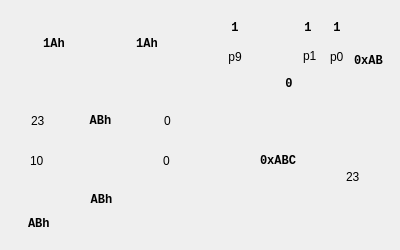
<?xml version="1.0" encoding="UTF-8"?>
<ui version="4.0">
 <class>CMooreTwoStateSelect</class>
 <widget class="QWidget" name="CMooreTwoStateSelect">
  <property name="geometry">
   <rect>
    <x>0</x>
    <y>0</y>
    <width>400</width>
    <height>250</height>
   </rect>
  </property>
  <property name="sizePolicy">
   <sizepolicy hsizetype="Fixed" vsizetype="Fixed">
    <horstretch>0</horstretch>
    <verstretch>0</verstretch>
   </sizepolicy>
  </property>
  <property name="minimumSize">
   <size>
    <width>400</width>
    <height>0</height>
   </size>
  </property>
  <property name="maximumSize">
   <size>
    <width>400</width>
    <height>250</height>
   </size>
  </property>
  <property name="windowTitle">
   <string notr="true">Form</string>
  </property>
  <widget class="QWidget" name="widget" native="true">
   <property name="geometry">
    <rect>
     <x>0</x>
     <y>0</y>
     <width>400</width>
     <height>250</height>
    </rect>
   </property>
   <property name="styleSheet">
    <string notr="true">border-image: url(:/common/moore1.png);
</string>
   </property>
   <widget class="QLabel" name="mRgMsbNoHint">
    <property name="geometry">
     <rect>
      <x>30</x>
      <y>156</y>
      <width>30</width>
      <height>10</height>
     </rect>
    </property>
    <property name="styleSheet">
     <string notr="true">border-image:none;</string>
    </property>
    <property name="text">
     <string notr="true">10</string>
    </property>
   </widget>
   <widget class="QLabel" name="mLabelHint_1">
    <property name="geometry">
     <rect>
      <x>163</x>
      <y>156</y>
      <width>46</width>
      <height>10</height>
     </rect>
    </property>
    <property name="styleSheet">
     <string notr="true">border-image:none;</string>
    </property>
    <property name="text">
     <string notr="true">0</string>
    </property>
   </widget>
   <widget class="QLabel" name="mLabelHint_2">
    <property name="geometry">
     <rect>
      <x>164</x>
      <y>116</y>
      <width>20</width>
      <height>10</height>
     </rect>
    </property>
    <property name="styleSheet">
     <string notr="true">border-image:none;</string>
    </property>
    <property name="text">
     <string notr="true">0</string>
    </property>
   </widget>
   <widget class="QLabel" name="mMs2MsbHint">
    <property name="geometry">
     <rect>
      <x>31</x>
      <y>116</y>
      <width>46</width>
      <height>10</height>
     </rect>
    </property>
    <property name="styleSheet">
     <string notr="true">border-image:none;</string>
    </property>
    <property name="text">
     <string notr="true">23</string>
    </property>
   </widget>
   <widget class="QLabel" name="mLabelHint_4">
    <property name="geometry">
     <rect>
      <x>330</x>
      <y>47</y>
      <width>21</width>
      <height>20</height>
     </rect>
    </property>
    <property name="styleSheet">
     <string notr="true">border-image:none;</string>
    </property>
    <property name="text">
     <string notr="true">p0</string>
    </property>
   </widget>
   <widget class="QLabel" name="mLabelHint_5">
    <property name="geometry">
     <rect>
      <x>303</x>
      <y>46</y>
      <width>31</width>
      <height>20</height>
     </rect>
    </property>
    <property name="styleSheet">
     <string notr="true">border-image:none;</string>
    </property>
    <property name="text">
     <string notr="true">p1</string>
    </property>
   </widget>
   <widget class="QLabel" name="mMs1MsbHint">
    <property name="geometry">
     <rect>
      <x>220</x>
      <y>47</y>
      <width>30</width>
      <height>20</height>
     </rect>
    </property>
    <property name="styleSheet">
     <string notr="true">border-image:none;</string>
    </property>
    <property name="text">
     <string notr="true">p9</string>
    </property>
    <property name="alignment">
     <set>Qt::AlignCenter</set>
    </property>
   </widget>
   <widget class="QLabel" name="mYDimHint">
    <property name="geometry">
     <rect>
      <x>346</x>
      <y>172</y>
      <width>46</width>
      <height>10</height>
     </rect>
    </property>
    <property name="styleSheet">
     <string notr="true">border-image:none;</string>
    </property>
    <property name="text">
     <string notr="true">23</string>
    </property>
   </widget>
   <widget class="QLabel" name="mRgVal">
    <property name="geometry">
     <rect>
      <x>56</x>
      <y>190</y>
      <width>91</width>
      <height>20</height>
     </rect>
    </property>
    <property name="font">
     <font>
      <family>Courier New</family>
      <pointsize>9</pointsize>
      <weight>75</weight>
      <bold>true</bold>
     </font>
    </property>
    <property name="styleSheet">
     <string notr="true">border-image:none;</string>
    </property>
    <property name="text">
     <string notr="true">ABh</string>
    </property>
    <property name="alignment">
     <set>Qt::AlignCenter</set>
    </property>
   </widget>
   <widget class="QLabel" name="mYVal">
    <property name="geometry">
     <rect>
      <x>260</x>
      <y>151</y>
      <width>81</width>
      <height>20</height>
     </rect>
    </property>
    <property name="font">
     <font>
      <family>Courier New</family>
      <pointsize>9</pointsize>
      <weight>75</weight>
      <bold>true</bold>
     </font>
    </property>
    <property name="styleSheet">
     <string notr="true">border-image:none;</string>
    </property>
    <property name="text">
     <string notr="true">0xABC</string>
    </property>
   </widget>
   <widget class="QLabel" name="mMs1Val">
    <property name="geometry">
     <rect>
      <x>269</x>
      <y>74</y>
      <width>40</width>
      <height>20</height>
     </rect>
    </property>
    <property name="font">
     <font>
      <family>Courier New</family>
      <pointsize>9</pointsize>
      <weight>75</weight>
      <bold>true</bold>
     </font>
    </property>
    <property name="styleSheet">
     <string notr="true">border-image:none;</string>
    </property>
    <property name="text">
     <string notr="true">0</string>
    </property>
    <property name="alignment">
     <set>Qt::AlignCenter</set>
    </property>
   </widget>
   <widget class="QLabel" name="mMs2SVal">
    <property name="geometry">
     <rect>
      <x>70</x>
      <y>111</y>
      <width>61</width>
      <height>20</height>
     </rect>
    </property>
    <property name="font">
     <font>
      <family>Courier New</family>
      <pointsize>9</pointsize>
      <weight>75</weight>
      <bold>true</bold>
     </font>
    </property>
    <property name="styleSheet">
     <string notr="true">border-image:none;</string>
    </property>
    <property name="text">
     <string notr="true">ABh</string>
    </property>
    <property name="alignment">
     <set>Qt::AlignCenter</set>
    </property>
   </widget>
   <widget class="QLabel" name="mMS1P0Val">
    <property name="geometry">
     <rect>
      <x>322</x>
      <y>20</y>
      <width>30</width>
      <height>16</height>
     </rect>
    </property>
    <property name="font">
     <font>
      <family>Courier New</family>
      <pointsize>9</pointsize>
      <weight>75</weight>
      <bold>true</bold>
     </font>
    </property>
    <property name="whatsThis">
     <string/>
    </property>
    <property name="styleSheet">
     <string notr="true">border-image:none;</string>
    </property>
    <property name="text">
     <string notr="true">1</string>
    </property>
    <property name="alignment">
     <set>Qt::AlignCenter</set>
    </property>
   </widget>
   <widget class="QLabel" name="mMS1P1Val">
    <property name="geometry">
     <rect>
      <x>293</x>
      <y>20</y>
      <width>30</width>
      <height>16</height>
     </rect>
    </property>
    <property name="font">
     <font>
      <family>Courier New</family>
      <pointsize>9</pointsize>
      <weight>75</weight>
      <bold>true</bold>
     </font>
    </property>
    <property name="whatsThis">
     <string/>
    </property>
    <property name="styleSheet">
     <string notr="true">border-image:none;</string>
    </property>
    <property name="text">
     <string notr="true">1</string>
    </property>
    <property name="alignment">
     <set>Qt::AlignCenter</set>
    </property>
   </widget>
   <widget class="QLabel" name="mMS1PnVal">
    <property name="geometry">
     <rect>
      <x>220</x>
      <y>20</y>
      <width>30</width>
      <height>16</height>
     </rect>
    </property>
    <property name="font">
     <font>
      <family>Courier New</family>
      <pointsize>9</pointsize>
      <weight>75</weight>
      <bold>true</bold>
     </font>
    </property>
    <property name="whatsThis">
     <string/>
    </property>
    <property name="styleSheet">
     <string notr="true">border-image:none;</string>
    </property>
    <property name="text">
     <string notr="true">1</string>
    </property>
    <property name="alignment">
     <set>Qt::AlignCenter</set>
    </property>
   </widget>
   <widget class="QLabel" name="mMS2S1Val">
    <property name="geometry">
     <rect>
      <x>127</x>
      <y>36</y>
      <width>40</width>
      <height>16</height>
     </rect>
    </property>
    <property name="font">
     <font>
      <family>Courier New</family>
      <pointsize>9</pointsize>
      <weight>75</weight>
      <bold>true</bold>
     </font>
    </property>
    <property name="styleSheet">
     <string notr="true">border-image:none;</string>
    </property>
    <property name="text">
     <string notr="true">1Ah</string>
    </property>
    <property name="alignment">
     <set>Qt::AlignCenter</set>
    </property>
   </widget>
   <widget class="QLabel" name="mMS2S0Val">
    <property name="geometry">
     <rect>
      <x>34</x>
      <y>36</y>
      <width>40</width>
      <height>16</height>
     </rect>
    </property>
    <property name="font">
     <font>
      <family>Courier New</family>
      <pointsize>9</pointsize>
      <weight>75</weight>
      <bold>true</bold>
     </font>
    </property>
    <property name="styleSheet">
     <string notr="true">border-image:none;</string>
    </property>
    <property name="text">
     <string notr="true">1Ah</string>
    </property>
    <property name="alignment">
     <set>Qt::AlignCenter</set>
    </property>
   </widget>
   <widget class="QLabel" name="mSVal">
    <property name="geometry">
     <rect>
      <x>28</x>
      <y>214</y>
      <width>51</width>
      <height>20</height>
     </rect>
    </property>
    <property name="font">
     <font>
      <family>Courier New</family>
      <pointsize>9</pointsize>
      <weight>75</weight>
      <bold>true</bold>
     </font>
    </property>
    <property name="styleSheet">
     <string notr="true">border-image:none;</string>
    </property>
    <property name="text">
     <string notr="true">ABh</string>
    </property>
   </widget>
   <widget class="QLabel" name="mMs1SelVal">
    <property name="geometry">
     <rect>
      <x>354</x>
      <y>51</y>
      <width>70</width>
      <height>20</height>
     </rect>
    </property>
    <property name="font">
     <font>
      <family>Courier New</family>
      <pointsize>9</pointsize>
      <weight>75</weight>
      <bold>true</bold>
     </font>
    </property>
    <property name="styleSheet">
     <string notr="true">border-image:none;</string>
    </property>
    <property name="text">
     <string notr="true">0xAB</string>
    </property>
   </widget>
  </widget>
 </widget>
 <resources/>
 <connections/>
</ui>
